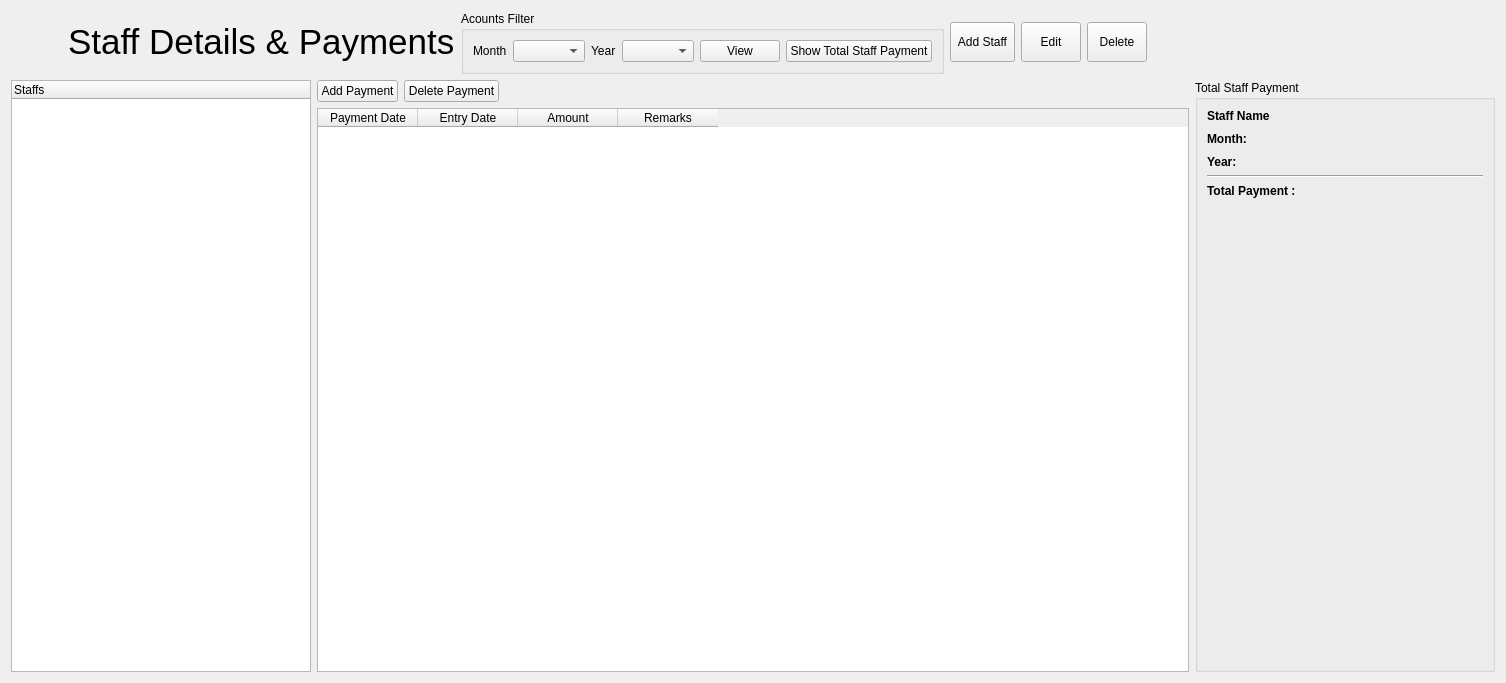
<?xml version="1.0" encoding="UTF-8"?>
<ui version="4.0">
 <class>StaffInfo</class>
 <widget class="QWidget" name="StaffInfo">
  <property name="geometry">
   <rect>
    <x>0</x>
    <y>0</y>
    <width>1506</width>
    <height>683</height>
   </rect>
  </property>
  <property name="windowTitle">
   <string>Form</string>
  </property>
  <layout class="QVBoxLayout" name="verticalLayout">
   <item>
    <layout class="QHBoxLayout" name="horizontalLayout">
     <item>
      <widget class="QLabel" name="label">
       <property name="sizePolicy">
        <sizepolicy hsizetype="Fixed" vsizetype="Fixed">
         <horstretch>0</horstretch>
         <verstretch>0</verstretch>
        </sizepolicy>
       </property>
       <property name="minimumSize">
        <size>
         <width>51</width>
         <height>51</height>
        </size>
       </property>
       <property name="text">
        <string/>
       </property>
       <property name="pixmap">
        <pixmap resource="bill_master_resources.qrc">:/icons/icons/payment-icon.png</pixmap>
       </property>
       <property name="scaledContents">
        <bool>true</bool>
       </property>
      </widget>
     </item>
     <item>
      <widget class="QLabel" name="label_2">
       <property name="sizePolicy">
        <sizepolicy hsizetype="Fixed" vsizetype="Fixed">
         <horstretch>0</horstretch>
         <verstretch>0</verstretch>
        </sizepolicy>
       </property>
       <property name="font">
        <font>
         <pointsize>26</pointsize>
        </font>
       </property>
       <property name="text">
        <string>Staff Details &amp; Payments</string>
       </property>
      </widget>
     </item>
     <item>
      <widget class="QGroupBox" name="groupBox_2">
       <property name="sizePolicy">
        <sizepolicy hsizetype="Preferred" vsizetype="Preferred">
         <horstretch>0</horstretch>
         <verstretch>0</verstretch>
        </sizepolicy>
       </property>
       <property name="title">
        <string>Acounts Filter</string>
       </property>
       <layout class="QVBoxLayout" name="verticalLayout_2">
        <item>
         <layout class="QGridLayout" name="gridLayout_5">
          <item row="0" column="3">
           <widget class="QLabel" name="label_5">
            <property name="text">
             <string>Year</string>
            </property>
           </widget>
          </item>
          <item row="0" column="5">
           <widget class="QPushButton" name="paymentFilter">
            <property name="text">
             <string>View</string>
            </property>
            <property name="icon">
             <iconset resource="bill_master_resources.qrc">
              <normaloff>:/icons/icons/1434133405_search-icon-tm.png</normaloff>:/icons/icons/1434133405_search-icon-tm.png</iconset>
            </property>
           </widget>
          </item>
          <item row="0" column="2">
           <widget class="QComboBox" name="monthList"/>
          </item>
          <item row="0" column="4">
           <widget class="QComboBox" name="yearList"/>
          </item>
          <item row="0" column="1">
           <widget class="QLabel" name="label_4">
            <property name="text">
             <string>Month</string>
            </property>
           </widget>
          </item>
          <item row="0" column="6">
           <widget class="QPushButton" name="showTotalStaffPayment">
            <property name="text">
             <string>Show Total Staff Payment</string>
            </property>
            <property name="icon">
             <iconset resource="bill_master_resources.qrc">
              <normaloff>:/icons/icons/1449067854_personal.png</normaloff>:/icons/icons/1449067854_personal.png</iconset>
            </property>
           </widget>
          </item>
         </layout>
        </item>
       </layout>
      </widget>
     </item>
     <item>
      <layout class="QGridLayout" name="gridLayout_2">
       <item row="0" column="0">
        <widget class="QToolButton" name="addStaff">
         <property name="sizePolicy">
          <sizepolicy hsizetype="Fixed" vsizetype="Fixed">
           <horstretch>0</horstretch>
           <verstretch>0</verstretch>
          </sizepolicy>
         </property>
         <property name="minimumSize">
          <size>
           <width>60</width>
           <height>40</height>
          </size>
         </property>
         <property name="text">
          <string>Add Staff</string>
         </property>
         <property name="icon">
          <iconset resource="bill_master_resources.qrc">
           <normaloff>:/icons/icons/1429107785_678092-sign-add-128.png</normaloff>:/icons/icons/1429107785_678092-sign-add-128.png</iconset>
         </property>
         <property name="toolButtonStyle">
          <enum>Qt::ToolButtonTextBesideIcon</enum>
         </property>
        </widget>
       </item>
       <item row="0" column="1">
        <widget class="QToolButton" name="editStaffDetails">
         <property name="sizePolicy">
          <sizepolicy hsizetype="Fixed" vsizetype="Fixed">
           <horstretch>0</horstretch>
           <verstretch>0</verstretch>
          </sizepolicy>
         </property>
         <property name="minimumSize">
          <size>
           <width>60</width>
           <height>40</height>
          </size>
         </property>
         <property name="text">
          <string>Edit</string>
         </property>
         <property name="icon">
          <iconset resource="bill_master_resources.qrc">
           <normaloff>:/icons/icons/1428360743_file_edit.png</normaloff>:/icons/icons/1428360743_file_edit.png</iconset>
         </property>
         <property name="toolButtonStyle">
          <enum>Qt::ToolButtonTextBesideIcon</enum>
         </property>
        </widget>
       </item>
       <item row="0" column="2">
        <widget class="QToolButton" name="deleteStaff">
         <property name="sizePolicy">
          <sizepolicy hsizetype="Fixed" vsizetype="Fixed">
           <horstretch>0</horstretch>
           <verstretch>0</verstretch>
          </sizepolicy>
         </property>
         <property name="minimumSize">
          <size>
           <width>60</width>
           <height>40</height>
          </size>
         </property>
         <property name="text">
          <string>Delete</string>
         </property>
         <property name="icon">
          <iconset resource="bill_master_resources.qrc">
           <normaloff>:/icons/icons/1429107797_678069-sign-error-128.png</normaloff>:/icons/icons/1429107797_678069-sign-error-128.png</iconset>
         </property>
         <property name="toolButtonStyle">
          <enum>Qt::ToolButtonTextBesideIcon</enum>
         </property>
        </widget>
       </item>
       <item row="0" column="3">
        <spacer name="horizontalSpacer_2">
         <property name="orientation">
          <enum>Qt::Horizontal</enum>
         </property>
         <property name="sizeHint" stdset="0">
          <size>
           <width>40</width>
           <height>20</height>
          </size>
         </property>
        </spacer>
       </item>
      </layout>
     </item>
    </layout>
   </item>
   <item>
    <layout class="QGridLayout" name="gridLayout_4">
     <item row="0" column="0">
      <widget class="QTreeWidget" name="staffListTree">
       <property name="minimumSize">
        <size>
         <width>200</width>
         <height>0</height>
        </size>
       </property>
       <property name="maximumSize">
        <size>
         <width>300</width>
         <height>16777215</height>
        </size>
       </property>
       <column>
        <property name="text">
         <string>Staffs</string>
        </property>
       </column>
      </widget>
     </item>
     <item row="0" column="1">
      <layout class="QGridLayout" name="gridLayout_3">
       <item row="0" column="0">
        <layout class="QGridLayout" name="gridLayout">
         <item row="0" column="0">
          <widget class="QPushButton" name="addPayment">
           <property name="text">
            <string>Add Payment</string>
           </property>
           <property name="icon">
            <iconset resource="bill_master_resources.qrc">
             <normaloff>:/icons/icons/fff-add.ico</normaloff>:/icons/icons/fff-add.ico</iconset>
           </property>
          </widget>
         </item>
         <item row="0" column="1">
          <widget class="QPushButton" name="pushButton_2">
           <property name="text">
            <string>Delete Payment</string>
           </property>
           <property name="icon">
            <iconset resource="bill_master_resources.qrc">
             <normaloff>:/icons/icons/1429107797_678069-sign-error-128.png</normaloff>:/icons/icons/1429107797_678069-sign-error-128.png</iconset>
           </property>
          </widget>
         </item>
         <item row="0" column="2">
          <spacer name="horizontalSpacer">
           <property name="orientation">
            <enum>Qt::Horizontal</enum>
           </property>
           <property name="sizeHint" stdset="0">
            <size>
             <width>40</width>
             <height>20</height>
            </size>
           </property>
          </spacer>
         </item>
        </layout>
       </item>
       <item row="1" column="0">
        <widget class="QTableWidget" name="paymentDetailsTable">
         <property name="editTriggers">
          <set>QAbstractItemView::NoEditTriggers</set>
         </property>
         <property name="selectionMode">
          <enum>QAbstractItemView::SingleSelection</enum>
         </property>
         <property name="selectionBehavior">
          <enum>QAbstractItemView::SelectRows</enum>
         </property>
         <column>
          <property name="text">
           <string>Payment Date</string>
          </property>
         </column>
         <column>
          <property name="text">
           <string>Entry Date</string>
          </property>
         </column>
         <column>
          <property name="text">
           <string>Amount</string>
          </property>
         </column>
         <column>
          <property name="text">
           <string>Remarks</string>
          </property>
         </column>
        </widget>
       </item>
      </layout>
     </item>
     <item row="0" column="2">
      <widget class="QGroupBox" name="groupBox">
       <property name="minimumSize">
        <size>
         <width>300</width>
         <height>0</height>
        </size>
       </property>
       <property name="maximumSize">
        <size>
         <width>300</width>
         <height>16777215</height>
        </size>
       </property>
       <property name="title">
        <string>Total Staff Payment</string>
       </property>
       <layout class="QVBoxLayout" name="verticalLayout_3">
        <item>
         <layout class="QGridLayout" name="gridLayout_7">
          <item row="0" column="0">
           <widget class="QLabel" name="staffNameLabel">
            <property name="font">
             <font>
              <weight>75</weight>
              <bold>true</bold>
             </font>
            </property>
            <property name="text">
             <string>Staff Name</string>
            </property>
           </widget>
          </item>
          <item row="0" column="1">
           <widget class="QLabel" name="staffName">
            <property name="minimumSize">
             <size>
              <width>100</width>
              <height>0</height>
             </size>
            </property>
            <property name="font">
             <font>
              <weight>75</weight>
              <italic>false</italic>
              <bold>true</bold>
             </font>
            </property>
            <property name="text">
             <string/>
            </property>
           </widget>
          </item>
         </layout>
        </item>
        <item>
         <layout class="QGridLayout" name="gridLayout_6">
          <item row="4" column="1">
           <widget class="QLabel" name="yearNo">
            <property name="font">
             <font>
              <weight>75</weight>
              <bold>true</bold>
             </font>
            </property>
            <property name="text">
             <string/>
            </property>
           </widget>
          </item>
          <item row="1" column="1">
           <widget class="QLabel" name="monthName">
            <property name="minimumSize">
             <size>
              <width>100</width>
              <height>0</height>
             </size>
            </property>
            <property name="font">
             <font>
              <weight>75</weight>
              <bold>true</bold>
             </font>
            </property>
            <property name="text">
             <string/>
            </property>
           </widget>
          </item>
          <item row="4" column="0">
           <widget class="QLabel" name="label_7">
            <property name="font">
             <font>
              <weight>75</weight>
              <bold>true</bold>
             </font>
            </property>
            <property name="text">
             <string>Year:</string>
            </property>
           </widget>
          </item>
          <item row="0" column="0" rowspan="2">
           <widget class="QLabel" name="label_3">
            <property name="minimumSize">
             <size>
              <width>100</width>
              <height>0</height>
             </size>
            </property>
            <property name="font">
             <font>
              <weight>75</weight>
              <bold>true</bold>
             </font>
            </property>
            <property name="text">
             <string>Month:</string>
            </property>
           </widget>
          </item>
         </layout>
        </item>
        <item>
         <widget class="Line" name="line">
          <property name="minimumSize">
           <size>
            <width>270</width>
            <height>0</height>
           </size>
          </property>
          <property name="orientation">
           <enum>Qt::Horizontal</enum>
          </property>
         </widget>
        </item>
        <item>
         <layout class="QFormLayout" name="formLayout_3">
          <item row="0" column="0">
           <widget class="QLabel" name="label_9">
            <property name="font">
             <font>
              <weight>75</weight>
              <bold>true</bold>
             </font>
            </property>
            <property name="text">
             <string>Total Payment :</string>
            </property>
           </widget>
          </item>
          <item row="0" column="1">
           <widget class="QLabel" name="totalPayment">
            <property name="minimumSize">
             <size>
              <width>100</width>
              <height>0</height>
             </size>
            </property>
            <property name="font">
             <font>
              <weight>75</weight>
              <bold>true</bold>
             </font>
            </property>
            <property name="text">
             <string/>
            </property>
           </widget>
          </item>
         </layout>
        </item>
        <item>
         <spacer name="verticalSpacer">
          <property name="orientation">
           <enum>Qt::Vertical</enum>
          </property>
          <property name="sizeHint" stdset="0">
           <size>
            <width>20</width>
            <height>447</height>
           </size>
          </property>
         </spacer>
        </item>
       </layout>
      </widget>
     </item>
    </layout>
   </item>
  </layout>
 </widget>
 <resources>
  <include location="bill_master_resources.qrc"/>
 </resources>
 <connections/>
</ui>
